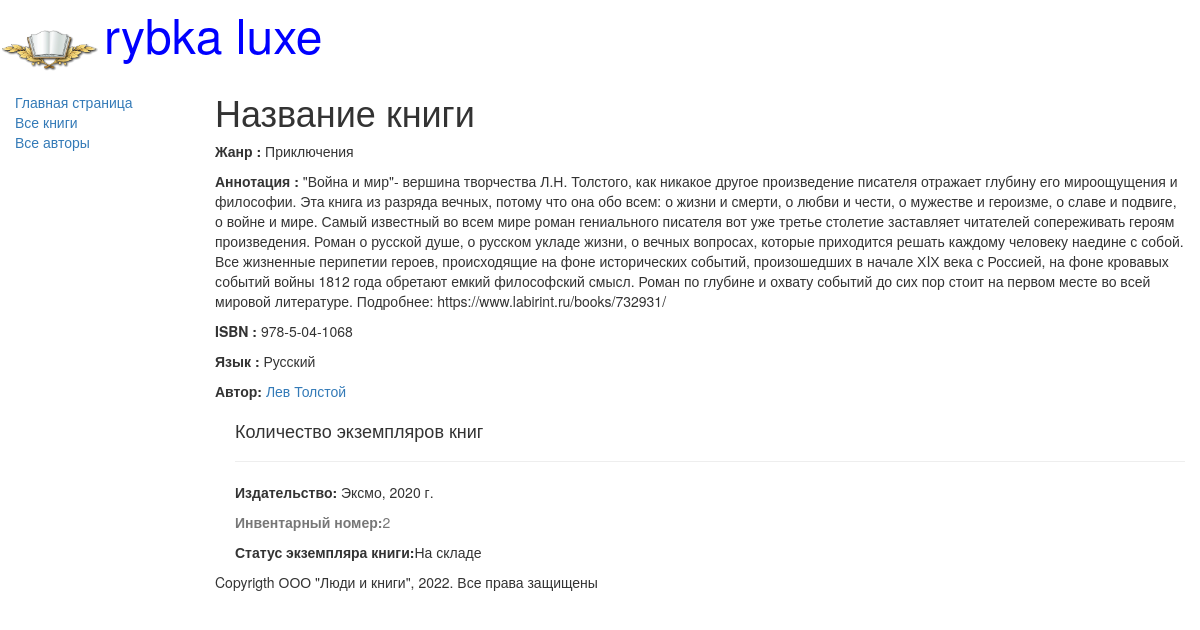
Page /book/3 on the committed database.
### catalog/models.py (models this page shows, shortened)
class Book(models.Model):
    title = models.CharField(max_length=200, help_text='Введите название книги', verbose_name='Название книги')
    genre = models.ForeignKey('Genre', on_delete=models.CASCADE, help_text='Выберите жанр книги',
                              verbose_name='Жанр книги', null=True)
    language = models.ForeignKey('Language', on_delete=models.CASCADE, help_text='Выберите язык книги',
                                 verbose_name='Язык книги', null=True)
    author = models.ManyToManyField('Author', help_text='Выберите автора книги', verbose_name='Автор книги')
    summary = models.TextField(max_length=1000, help_text='Введите краткое описание книги',
                               verbose_name='Аннотация книги')
    isbn = models.CharField(max_length=13, help_text='Должно содержать 13 символов', verbose_name='ISBN книги')
    def display_author(self):
        return ','.join([author.last_name for author in self.author.all()])
    display_author.short_description = 'Авторы'  # изменение название функции при использовании

class Genre(models.Model):
    name = models.CharField(max_length=200, help_text='Введите жанр книги', verbose_name='Жанр книги')
    def __str__(self):
        return self.name

class Language(models.Model):
    name = models.CharField(max_length=20, help_text='Введите язык книги', verbose_name='Язык книги')
    def __str__(self):
        return self.name

class Author(models.Model):
    first_name = models.CharField(max_length=100, help_text='Введите имя автора', verbose_name='Имя автора')
    last_name = models.CharField(max_length=100, help_text='Введите фамилию автора', verbose_name='Фамилия автора')
    date_of_birth = models.DateField(help_text='Введите дату рождения', verbose_name='Дата рождения',
                                     null=True, blank=True)
    date_of_death = models.DateField(help_text='Введите дату смерти', verbose_name='Дата смерти',
                                     null=True, blank=True)

class BookInstance(models.Model):
    book = models.ForeignKey('Book', on_delete=models.CASCADE, null=True)
    inv_nom = models.CharField(max_length=20, null=True, help_text='Введите инвентарный номер экземпляра',
                               verbose_name='Инвентарный номер')
    imprint = models.CharField(max_length=200, help_text='Введите издательство и год выпуска',
                               verbose_name='Издательство')
    status = models.ForeignKey('Status', on_delete=models.CASCADE, null=True, help_text='Изменить состояние экземпляра',
                               verbose_name='Статус экземпляра')
    due_back = models.DateField(null=True, blank=True, help_text='Введите конец срока статуса',
                                verbose_name='Дата окончания статуса')

class Status(models.Model):
    name = models.CharField(max_length=20, help_text='Введите статус экземпляра книги ',
                            verbose_name='Статус экземпляра книги')
    def __str__(self):
        return self.name

### catalog/views.py (the view)
# urls.py: url(r'^book/(?P<pk>\d+)$', views.BookDetailView.as_view(), name='book-detail'),
class BookDetailView(generic.DetailView):
    model = Book

### catalog/templates/catalog/book_detail.html (shortened to what this page needs)
{%extends 'base_generic.html'%}
{%block content%}
<h1>Название книги</h1>
<p><strong>Жанр : </strong>{{book.genre}}</p>
<p><strong>Аннотация : </strong>{{book.summary}}</p>
<p><strong>ISBN : </strong>{{book.isbn}}</p>
<p><strong>Язык : </strong>{{book.language}}</p>
  {%for author in book.author.all%}
    <p><strong>Автор: </strong><a href="">{{author.first_name}} {{author.last_name}}</a></p>
  {%endfor%}
  <div style="margin-left: 20px; margin-top: 20px;">
    <h4>Количество экземпляров книг</h4>
      {% for copy in book.bookinstance_set.all%}
        <hr>
        <p><strong>Издательство: </strong>{{copy.imprint}}</p>
        <p class="text-muted"><strong>Инвентарный номер:</strong>{{copy.id}}</p>
        <p><strong>Статус экземпляра книги:</strong>{{copy.status}}</p>
      {%endfor%}
  </div>
{%endblock%}

### rows in the picture
Book: genre "Приключения", summary "\"Война и мир\"- вершина творчества Л.Н. Толстого, как никакое другое произведение писателя отражает глубину его мироощущения и философии. Эта книга из разряда вечных, потому что она обо всем: о жизни и смерти, о любви и чести, о мужестве и героизме, о славе и подвиге, о войне и мире. Самый известный во всем мире роман гениального писателя вот уже третье столетие заставляет читателей сопереживать героям произведения. Роман о русской душе, о русском укладе жизни, о вечных вопросах, которые приходится решать каждому человеку наедине с собой. Все жизненные перипетии героев, происходящие на фоне исторических событий, произошедших в начале ХIХ века с Россией, на фоне кровавых событий войны 1812…", isbn "978-5-04-1068", language "Русский"
Author: first_name "Лев", last_name "Толстой"
BookInstance: imprint "Эксмо, 2020 г.", id "2", status "На складе"
